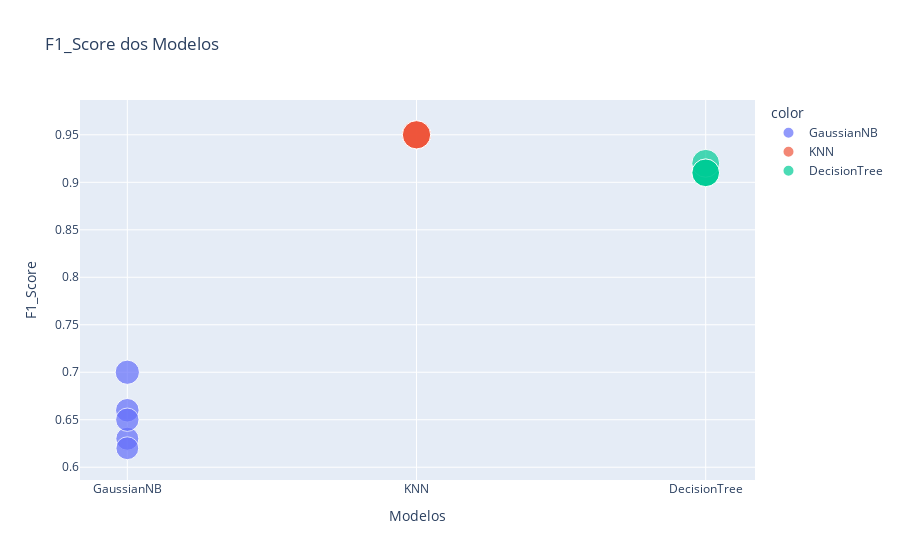

Here is the notebook cell this chart was saved with:
### Code cell
fig = px.scatter( x= df['Modelo'], y=df['F1_Score_Media'], color=df["Modelo"],size=df['F1_Score_Media'], title='F1_Score dos Modelos')
fig.update_layout(
    xaxis_title='Modelos',
    yaxis_title='F1_Score',
)
fig.update
fig.show()

### Figure 1 — Plotly figure (JSON) as saved in the notebook; plotly's stock layout.template omitted (floating-point values rounded to 4 significant figures)
{"data": [{"hovertemplate": "color=GaussianNB<br>x=%{x}<br>y=%{y}<br>size=%{marker.size}<extra></extra>", "legendgroup": "GaussianNB", "marker": {"color": "#636efa", "size": [0.63, 0.62, 0.7, 0.66, 0.65], "sizemode": "area", "sizeref": 0.002375, "symbol": "circle"}, "mode": "markers", "name": "GaussianNB", "orientation": "v", "showlegend": true, "type": "scatter", "x": ["GaussianNB", "GaussianNB", "GaussianNB", "GaussianNB", "GaussianNB"], "xaxis": "x", "y": [0.63, 0.62, 0.7, 0.66, 0.65], "yaxis": "y"}, {"hovertemplate": "color=KNN<br>x=%{x}<br>y=%{y}<br>size=%{marker.size}<extra></extra>", "legendgroup": "KNN", "marker": {"color": "#EF553B", "size": [0.95, 0.95, 0.95, 0.95, 0.95], "sizemode": "area", "sizeref": 0.002375, "symbol": "circle"}, "mode": "markers", "name": "KNN", "orientation": "v", "showlegend": true, "type": "scatter", "x": ["KNN", "KNN", "KNN", "KNN", "KNN"], "xaxis": "x", "y": [0.95, 0.95, 0.95, 0.95, 0.95], "yaxis": "y"}, {"hovertemplate": "color=DecisionTree<br>x=%{x}<br>y=%{y}<br>size=%{marker.size}<extra></extra>", "legendgroup": "DecisionTree", "marker": {"color": "#00cc96", "size": [0.91, 0.91, 0.92, 0.91, 0.91], "sizemode": "area", "sizeref": 0.002375, "symbol": "circle"}, "mode": "markers", "name": "DecisionTree", "orientation": "v", "showlegend": true, "type": "scatter", "x": ["DecisionTree", "DecisionTree", "DecisionTree", "DecisionTree", "DecisionTree"], "xaxis": "x", "y": [0.91, 0.91, 0.92, 0.91, 0.91], "yaxis": "y"}], "layout": {"legend": {"itemsizing": "constant", "title": {"text": "color"}, "tracegroupgap": 0}, "title": {"text": "F1_Score dos Modelos"}, "xaxis": {"anchor": "y", "domain": [0, 1], "title": {"text": "Modelos"}}, "yaxis": {"anchor": "x", "domain": [0, 1], "title": {"text": "F1_Score"}}}}
